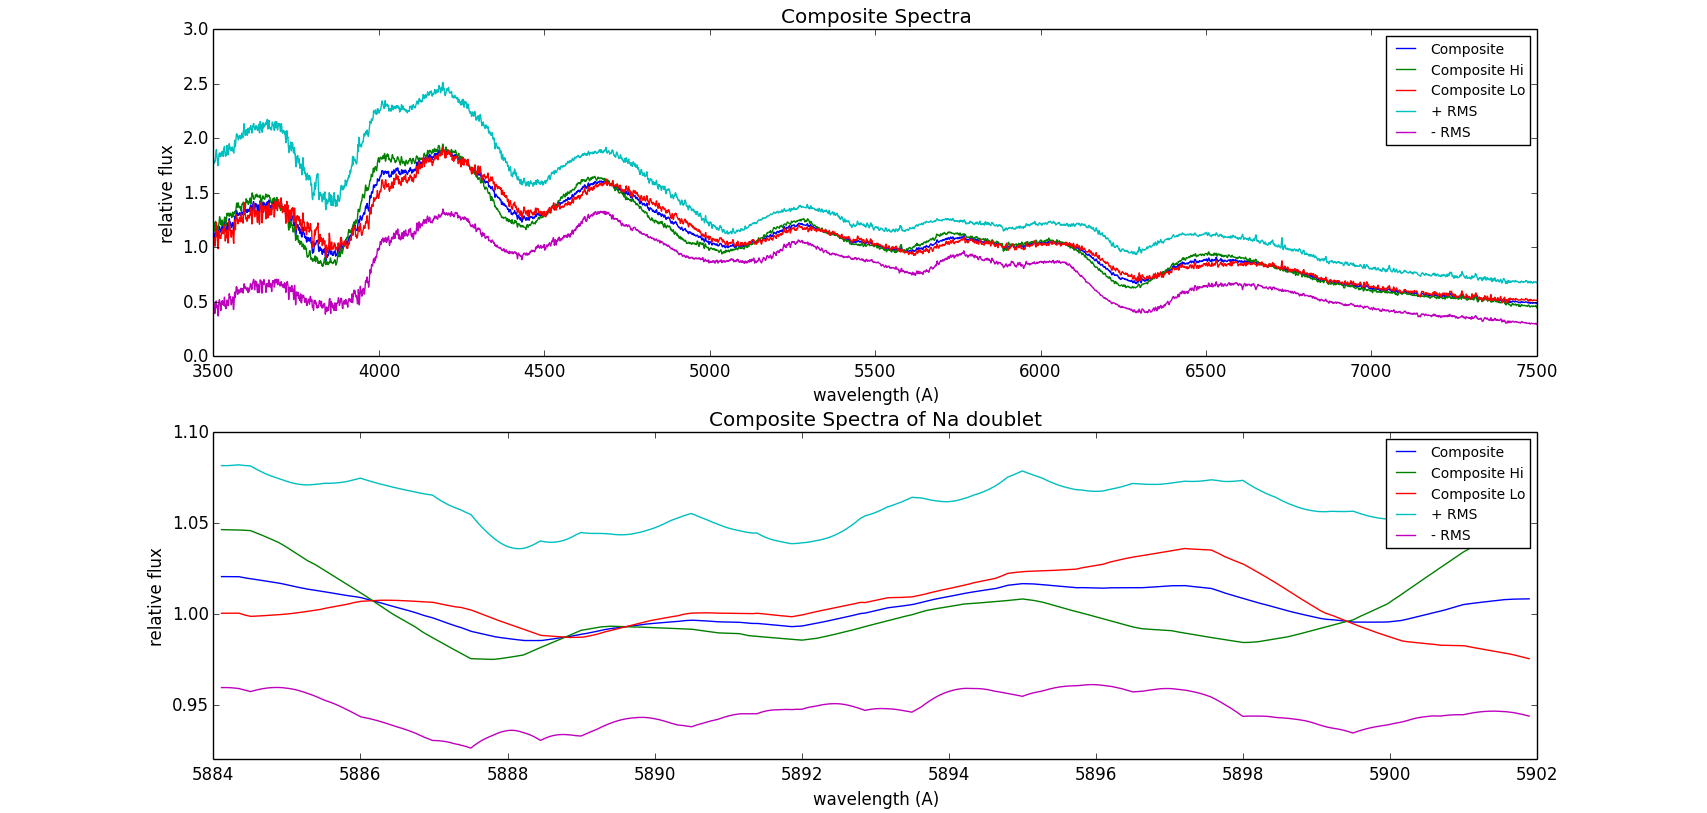

Source code (Python):
# -*- coding: utf-8 -*-
"""
Created on Fri Jan 24 16:17:39 2014

@author: Brian, Ricky, Lunan
"""

import numpy as np
import math
import matplotlib.pyplot as plt

rootdir = './data/cfa/' # directory where data is

redshift = np.genfromtxt(rootdir + "cfasnIa_param.dat", dtype = None, skiprows = 44, unpack = True)   # loads redshift and other SN data
julian = np.genfromtxt(rootdir + "cfasnIa_mjdspec.dat", dtype = None, skiprows = 1, unpack = True)    # loads SN and julian date of max brightness
# 2603

maxbright = []

# Extracts name of SN and Julian Date of max brightness. (271)
for m in range(len(redshift)):
    if redshift[m][2] != 99999.9:
        maxbright.append([redshift[m][0], redshift[m][2], redshift[m][1]]) # SN name, julian date, z

# Finds the spectra at max brightness.
date_dif = []
for m in range(len(julian)):
    for n in range(len(maxbright)):
        if maxbright[n][0] in julian[m][0]:
            date_dif.append([maxbright[n][0], julian[m][0], math.fabs(julian[m][1] - maxbright[n][1]), maxbright[n][2]]) # SN name, SN data file name, time from max bright, z
            continue

# finds the unique names of SNe 
SN = []
for m in range(len(date_dif)):
    SN.append(date_dif[m][0])
SN = list(set(SN))

# finds the time closest to maximum brightness
time = []
min_time = []
for m in range(len(SN)):
    for n in range(len(date_dif)):
        if SN[m] in date_dif[n][0]:
            time.append(date_dif[n][2])
            continue
    min_time.append([SN[m], min(time)])
    time = []
    
# print min_time

# associates the max brightness with the file name
max_files = []
for m in range(len(min_time)):
    for n in range(len(date_dif)):
        if min_time[m][0] == date_dif[n][0] and min_time[m][1] == date_dif[n][2] and min_time[m][1] <= 5:
            max_files.append([min_time[m][0], date_dif[n][1], date_dif[n][3]]) # SN name, data file name, z
            continue
        
SNdata = []     # top-level list of all data components
data = []       # wavelength, flux data sets

j = 0
for m in range(len(max_files)):
    print rootdir + "sn" + max_files[m][0] + "/" + max_files[m][1]
    data = np.genfromtxt(rootdir + "sn" + max_files[m][0] + "/" + max_files[m][1], skiprows = 0, unpack = True)
    if data[2][2] != 0:
        SNdata.append([max_files[m][0], max_files[m][2], data]) # fills SN data list with individual SN data set: SN name, z, data
        continue
    j = j + 1

# SNdata[SN set][0=filename, 1=redshift, 2=spectral data][0=wavelength,1=flux]
# print SNdata[0][0] # SN data file
# print SNdata[0][1] # redshift, z
# print SNdata[0][2][0][1] # wavelength

deredshift_data = []    # wavelength data adjusted for redshift

#print len(SNdata)       # prints number of data files opened

for m in range(len(SNdata)):    # performs redshift adjustment on wavelength data
    deredshift_data.append((SNdata[m][2][0])/(1 + SNdata[m][1]))
#    print SNdata[m][0], deredshift_data[m]

#print len(deredshift_data)

v_range = 300 # km/s
xmin = 5890*(1 - v_range/3e5) #5884    # 5890A - 300 km/s
xmax = 5896*(1 + v_range/3e5) #5902    # 5896A + 300 km/s
xstep = xmax - xmin
tstep = 10000

xmin2 = 3500
xmax2 = 7500
tstep2 = 100000

x_val = np.linspace(xmin, xmax, tstep) # creates linearly evenly spaced wavelength values within overlap
x_val2= np.linspace(xmin2, xmax2, tstep2)

interp_data = []    # interpolated data points for operlap
interp_data2 = []

for m in range(len(deredshift_data)):   # creates interpolated data points for flux at the overlapped wavelength values
    interp_data.append(np.interp(x_val, SNdata[m][2][0], SNdata[m][2][1]))
    interp_data2.append(np.interp(x_val2, SNdata[m][2][0], SNdata[m][2][1]))
    
median = []         # median values for each interpolated flux set
scaled_data = []    # scaled flux data using median value

median2 = []
scaled_data2 = []

for m in range(len(deredshift_data)):   # finds median value and scales interpolated data to it
    median.append(np.median(interp_data[m]))
    scaled_data.append(interp_data[m]/median[m])
    median2.append(np.median(interp_data2[m]))
    scaled_data2.append(interp_data2[m]/median2[m])

ave_var = []
for m in range(len(SNdata)):
    ave_var.append(1/(np.median(SNdata[m][2][2]))**2)

#print ave_var

comp_data = np.average(np.array(scaled_data), weights = np.array(ave_var), axis = 0)  # composite data set, takes mean values of interpolated flux data at each wavelength
comp_data2 = np.average(np.array(scaled_data2), weights = np.array(ave_var), axis = 0) 

delta_data = []     # difference from the mean value
delta_data2 = []
for m in range(len(scaled_data)):   # finds difference between composite data and interpolated data sets
    delta_data.append(comp_data-scaled_data[m]) 
for m in range(len(scaled_data2)):   # finds difference between composite data and interpolated data sets
    delta_data2.append(comp_data2-scaled_data2[m]) 


rms_data = np.sqrt(np.mean(np.square(delta_data), axis = 0))    # finds root-mean-square of differences at each wavelength within overlap
rms_data2 = np.sqrt(np.mean(np.square(delta_data2), axis = 0))   

unity = []
for m in range(len(scaled_data)):
    unity.append(np.interp(x_val, [x_val[0], x_val[tstep - 1]], [scaled_data[m][0], scaled_data[m][tstep - 1]]))

EW_term = []
for m in range(len(scaled_data)):
    EW_term.append((1-scaled_data[m]/unity[m])*(xstep/tstep))

EW = []
for m in range(len(EW_term)):
    EW.append(sum(EW_term[m])) 

#print EW_SN_dat_wt[0][3]

EW_lo = []
EW_hi = []
scaled_lo = []
scaled_hi = []
SN_hi = []
SN_lo = []
var_lo = []
var_hi = []

EW_lo2 = []
EW_hi2 = []
scaled_lo2 = []
scaled_hi2 = []
SN_hi2 = []
SN_lo2 = []
var_lo2 = []
var_hi2 = []

for m in range(len(EW)):
    if EW[m] <= np.median(EW):
        EW_lo.append(EW[m])
        scaled_lo.append(scaled_data[m])
        SN_lo.append(SNdata[m][0])
        var_lo.append(ave_var[m])
        EW_lo2.append(EW[m])
        scaled_lo2.append(scaled_data2[m])
        SN_lo2.append(SNdata[m][0])
        var_lo2.append(ave_var[m])
    else:
        EW_hi.append(EW[m])
        scaled_hi.append(scaled_data[m])
        SN_hi.append(SNdata[m][0])
        var_hi.append(ave_var[m])
        EW_hi2.append(EW[m])
        scaled_hi2.append(scaled_data2[m])
        SN_hi2.append(SNdata[m][0])
        var_hi2.append(ave_var[m])

lo_data = np.average(np.array(scaled_lo), weights = np.array(var_lo), axis = 0)  # composite data set, takes mean values of interpolated flux data at each wavelength
hi_data = np.average(np.array(scaled_hi), weights = np.array(var_hi), axis = 0)  # composite data set, takes mean values of interpolated flux data at each wavelength

lo_data2 = np.average(np.array(scaled_lo2), weights = np.array(var_lo2), axis = 0)
hi_data2 = np.average(np.array(scaled_hi2), weights = np.array(var_hi2), axis = 0) 

comp_unity = np.interp(x_val, [x_val[0], x_val[tstep - 1]], [comp_data[0], comp_data[tstep - 1]])
comp_EW_term = ((1-comp_data/comp_unity)*(xstep/tstep))

# print EW_term

params = {'legend.fontsize': 10, 'legend.linewidth': 2} # changes font size in the plot legend
plt.rcParams.update(params)                             # reset the plot parameters

# plots composite and rms data set
plt.subplot(2, 1, 1)
plt.title('Composite Spectra')
plt.xlabel('wavelength (A)')
plt.ylabel('relative flux')
plt.plot(x_val2, comp_data2, label = "Composite")
plt.plot(x_val2, hi_data2, label = "Composite Hi")
plt.plot(x_val2, lo_data2, label = "Composite Lo")
plt.plot(x_val2, comp_data2+rms_data2, label = "+ RMS")
plt.plot(x_val2, comp_data2-rms_data2, label = "- RMS")
plt.legend()

plt.subplot(2, 1, 2)
plt.title('Composite Spectra of Na doublet')
plt.xlabel('wavelength (A)')
plt.ylabel('relative flux')
plt.plot(x_val, comp_data, label = "Composite")
plt.plot(x_val, hi_data, label = "Composite Hi")
plt.plot(x_val, lo_data, label = "Composite Lo")
plt.plot(x_val, comp_data+rms_data, label = "+ RMS")
plt.plot(x_val, comp_data-rms_data, label = "- RMS")
plt.legend()

"""
plt.subplot(2, 1, 2)
plt.title('EW terms')
plt.xlabel('wavelength (A)')
plt.ylabel('relative flux')
plt.plot(x_val, comp_EW_term, label = "EW")
#plt.legend()
"""
